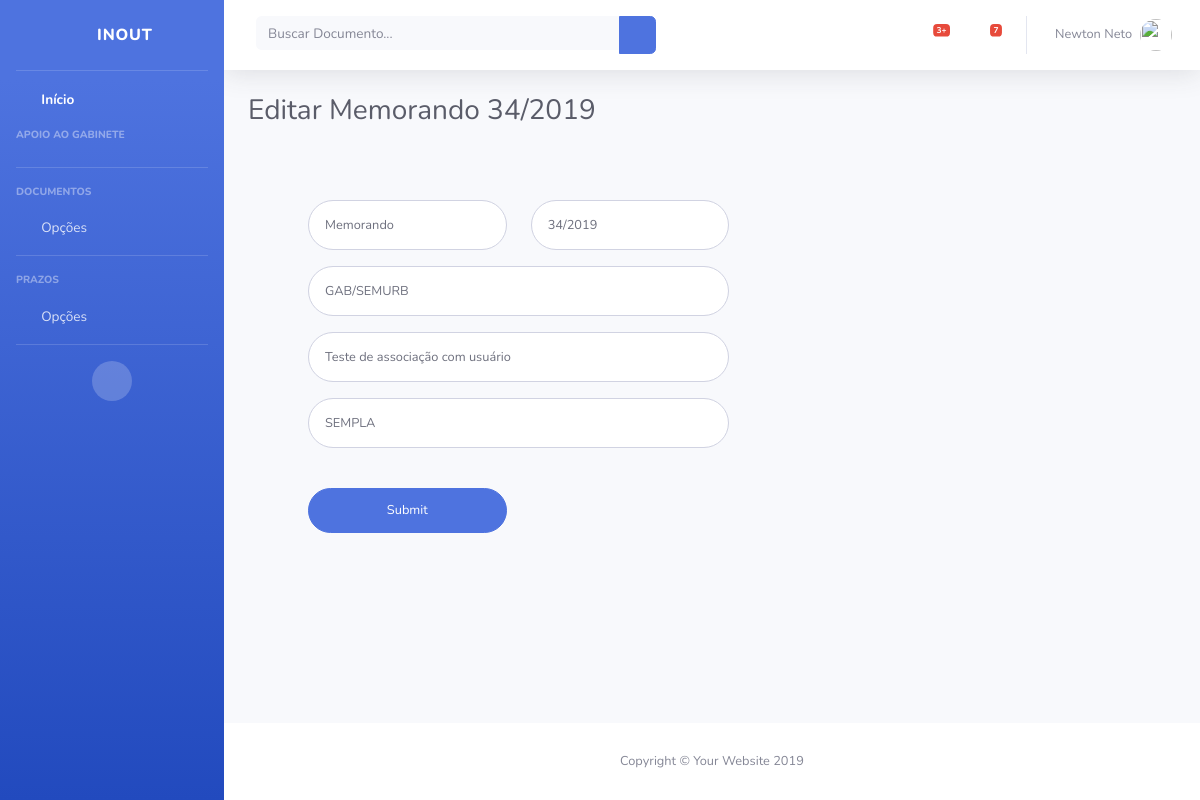
The app's page /23/editar_documento with its own data.
### inout/models.py (models this page shows, shortened)
class Documento(models.Model):
	usuario = models.ForeignKey(User, on_delete = models.CASCADE)
	data_de_entrada = models.DateTimeField('Data de Entrada')
	tipo_de_documento = models.CharField(max_length = 30)
	numero_do_documento = models.CharField(max_length = 30)
	orgao_expedidor_do_documento = models.CharField(max_length = 150)
	assunto_do_documento = models.CharField(max_length = 1000)
	despacho_do_documento = models.CharField(max_length = 200)
	numero_do_processo = models.CharField(max_length = 30)

### inout/views.py (the view)
# urls.py: path('<int:documento_id>/editar_documento', views.editar_documento, name = 'editar_documento'),
def editar_documento(request, documento_id):
	documento = get_object_or_404(Documento, pk = documento_id)
	contexto = {
		'titulo': "Editar " + documento.tipo_de_documento + " " + documento.numero_do_documento,
		'documento': documento,
	}
	return render(request, 'inout/editar.html', contexto)

### inout/templates/inout/editar.html (shortened to what this page needs)
{% load staticfiles %}
{% include "header.html" %}
        <div class="container-fluid">
          <h1 class="h3 mb-4 text-gray-800">{{ titulo }}</h1>
          <div class="col-lg-7">
            <div class="p-5">
              {% if documento %}
              <form class="user" action="{% url 'inout:salvarcadastro' %}" method="POST">
                <div class="form-group row">
                  <div class="col-sm-6 mb-3 mb-sm-0">
                    <input type="text" class="form-control form-control-user" id="tipo_de_documento" name="tipo_de_documento" value="{{ documento.tipo_de_documento }}" required />
                  </div>
                  <div class="col-sm-6">
                    <input type="text" class="form-control form-control-user" id="numero_do_documento" name="numero_do_documento" value="{{ documento.numero_do_documento }}" required />
                  </div>
                </div>
                <div class="form-group">
                  <input type="text" class="form-control form-control-user" id="orgao_expedidor_do_documento" name="orgao_expedidor_do_documento" value="{{ documento.orgao_expedidor_do_documento }}" required />
                </div>
                <div class="form-group">
                  <input type="text" class="form-control form-control-user" id="assunto_do_documento" name="assunto_do_documento" value="{{ documento.assunto_do_documento }}" required />
                </div>
                <div class="form-group">
                  <input type="text" class="form-control form-control-user" id="despacho_do_documento" name="despacho_do_documento" value="{{ documento.despacho_do_documento }}" required />
                </div>
                <br/>
                <div class="form-group row">
                  <div class="col-sm-6">
                    <input class="btn btn-primary btn-user btn-block" type="submit" name="Alterar"/>
                  </div>
                </div>
              </form>
              {% endif %}
            </div>
          </div>
        </div>
      </div>
{% include "footer.html" %}

### records on screen
Documento: tipo_de_documento "Memorando", numero_do_documento "34/2019", orgao_expedidor_do_documento "GAB/SEMURB", assunto_do_documento "Teste de associação com usuário", despacho_do_documento "SEMPLA"

### other values on screen
{{ titulo }} "Editar Memorando 34/2019"
